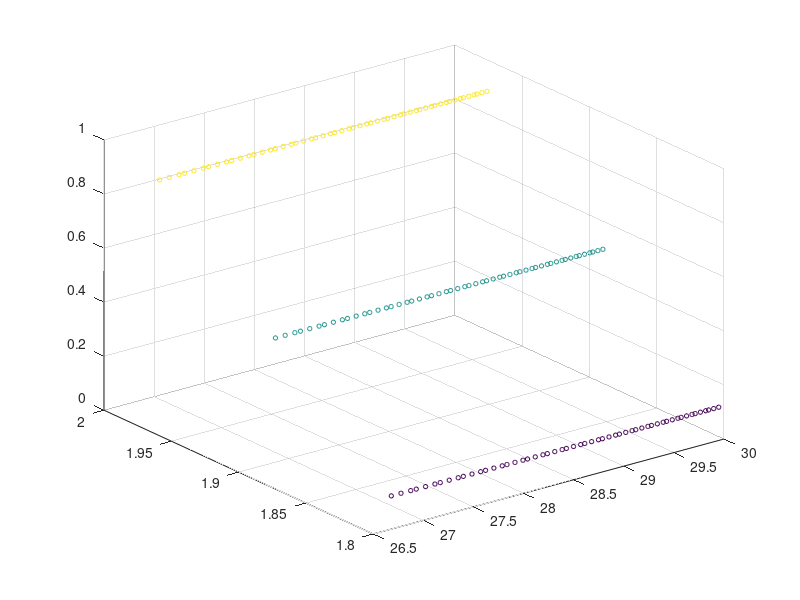

Here is the MATLAB script that generated this plot:
data=load('debug_q_surface.txt')
% figure;
% scatter3(data(:,4),data(:,5),data(:,6),data(:,2)+1)


% clear all
% data=load('debug_q.txt')

slices=sort(unique(data(:,4)),'descend')
C=zeros(length(data),3); %colors
S=ones(length(data),1)*5; %size
pointsize = 10;
figure;scatter3(data(:,4),data(:,6),data(:,2), pointsize, data(:,2));